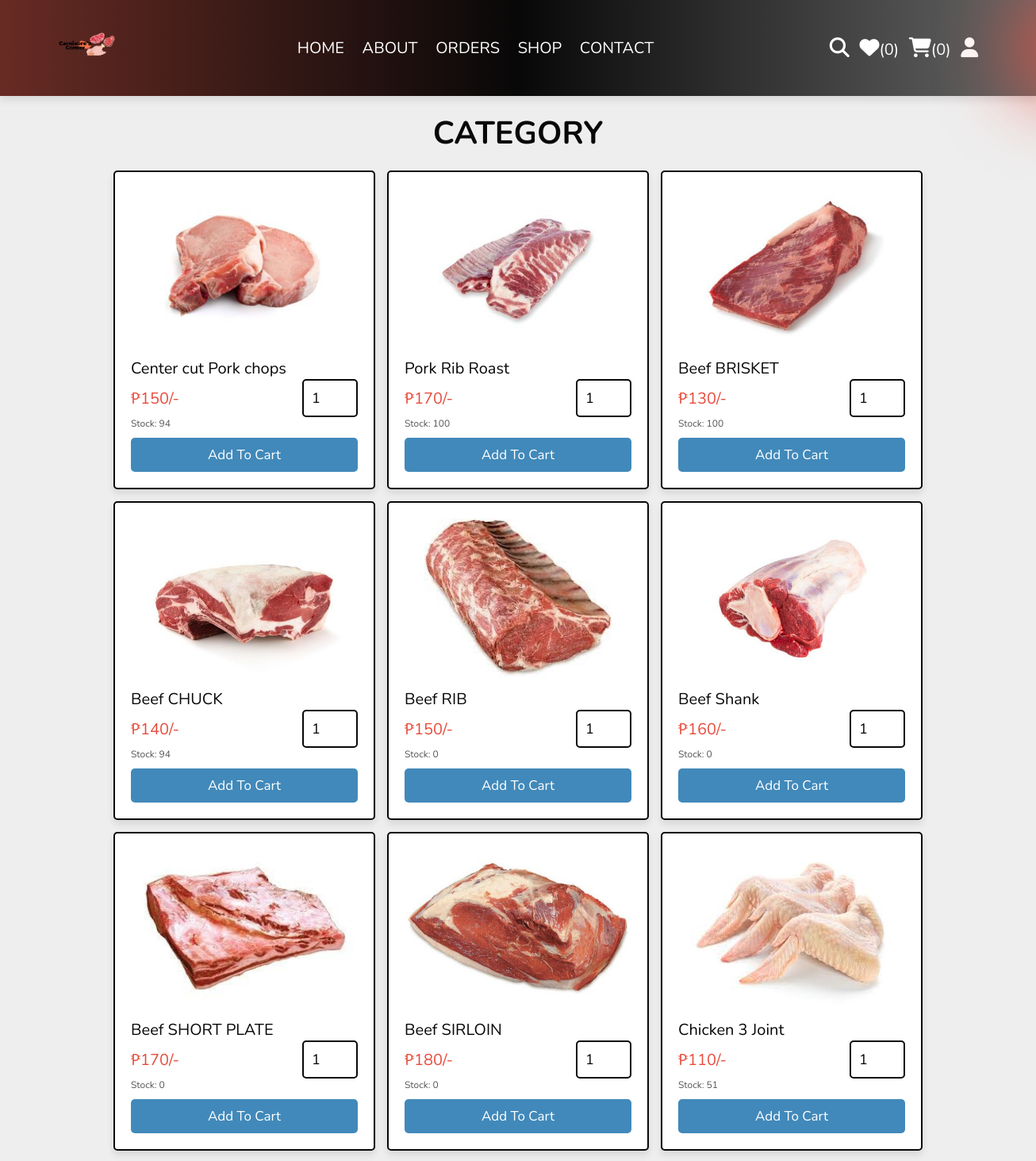
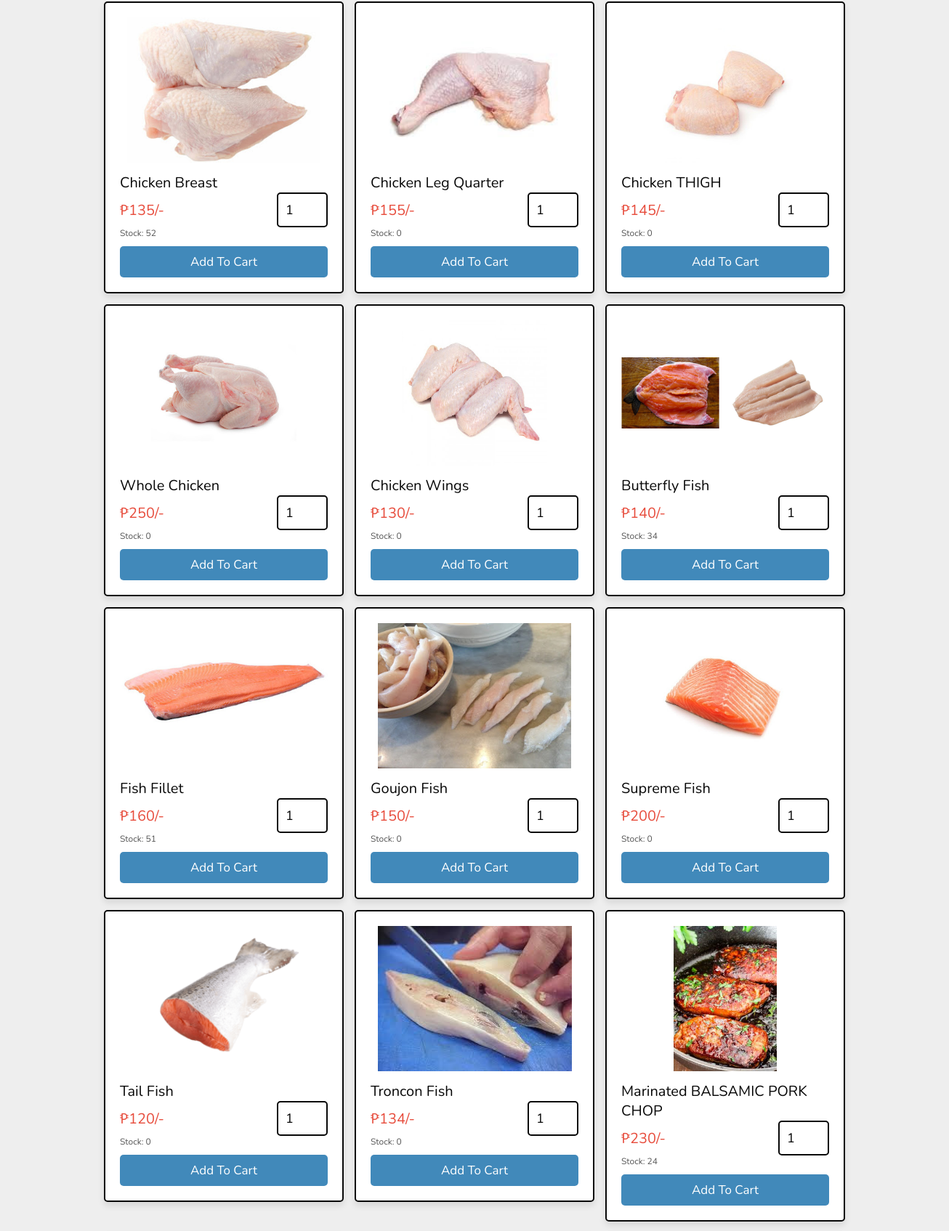
The app's page /category.php (upper part) with its own data (2 pictures, top to bottom).
### tables this page shows
CREATE TABLE `products` (
  `id` int(100) NOT NULL,
  `name` varchar(100) NOT NULL,
  `details` varchar(500) NOT NULL,
  `price` int(10) NOT NULL,
  `image_01` varchar(100) NOT NULL,
  `image_02` varchar(100) NOT NULL,
  `image_03` varchar(100) NOT NULL,
  `stock` int(11) NOT NULL DEFAULT 0,
  `category` varchar(255) DEFAULT NULL,
  `created_at` timestamp NOT NULL DEFAULT current_timestamp()
);

### category.php (the view, shortened to what this page needs)
<?php
include 'components/connect.php';
?>
<!DOCTYPE html>
<html lang="en">
<head>
   <link rel="stylesheet" href="https://cdnjs.cloudflare.com/ajax/libs/font-awesome/6.1.1/css/all.min.css">
   <link rel="stylesheet" href="css/style.css">
</head>
<body>
<?php include 'components/user_header.php'; ?>
<section class="products">
   <h1 class="heading">category</h1>
   <div class="box-container">
   <?php
     $category = $_GET['category'];
     $select_products = $conn->prepare("SELECT * FROM `products` WHERE name LIKE '%{$category}%'");
     $select_products->execute();
     if($select_products->rowCount() > 0){
      while($fetch_product = $select_products->fetch(PDO::FETCH_ASSOC)){
   ?>
   <form action="" method="post" class="box">
      <img src="uploaded_img/<?= $fetch_product['image_01']; ?>" alt="">
      <div class="name"><?= $fetch_product['name']; ?></div>
      <div class="flex">
         <div class="price"><span>₱</span><?= $fetch_product['price']; ?><span>/-</span></div>
         <input type="number" name="qty" class="qty" min="1" max="99" onkeypress="if(this.value.length == 2) return false;" value="1">
      </div>
      <div class="stock" style="font-size: 1.2em; color: #555;">Stock: <?= $fetch_product['stock']; ?></div>
      <input type="submit" value="add to cart" class="btn" name="add_to_cart">
   </form>
   <?php
      }
   }else{
      echo '<p class="empty">no products found!</p>';
   }
   ?>
   </div>
</section>
</body>
</html>

### css/style.css (style rules this page uses)
:root { --main-color:#0665a5c2; --orange:#f39c12; --red:#e74c3c; --red2:#681a11c7; --black:#080808; --white:#fff; --light-color:#666; --light-bg:#eee; --border:.2rem solid var(--black); --box-shadow:0 .5rem 1rem rgba(0,0,0,.1); --lightblue:#139af5c2; --color1:#d4d4d4; --color2:#707070; --color3:#1f1f1f; --color4:#731010; --color5:#a80000; }
* { font-family: 'Nunito', sans-serif; margin:0; padding:0; box-sizing: border-box; outline: none; border:none; text-decoration: none; }
html { font-size: 62.5%; overflow-x: hidden; }
body { background-color: var(--light-bg); }
section { padding:2rem; max-width: 1200px; margin:0 auto; }
.heading { font-size: 4rem; color:var(--black); margin-bottom: 2rem; text-align: center; text-transform: uppercase; }
.btn, .delete-btn, .option-btn { display: block; width: 100%; margin-top: 1rem; border-radius: .5rem; padding:1rem 3rem; font-size: 1.7rem; text-transform: capitalize; color:var(--white); cursor: pointer; text-align: center; }
.btn { background-color: var(--main-color); }
.products .box-container { display: grid; grid-template-columns: repeat(auto-fit, 33rem); gap:1.5rem; justify-content: center; align-items: flex-start; }
.products .box-container .box { position: relative; background-color: var(--white); box-shadow: var(--box-shadow); border-radius: .5rem; border:var(--border); padding:2rem; overflow: hidden; }
.products .box-container .box img { height: 20rem; width: 100%; object-fit: contain; margin-bottom: 1rem; }
.products .box-container .box .name { font-size: 2rem; color:var(--black); }
.products .box-container .box .flex { display: flex; align-items: center; gap:1rem; }
.products .box-container .box .flex .qty { width: 7rem; padding:1rem; border:var(--border); font-size: 1.8rem; color:var(--black); border-radius: .5rem; }
.products .box-container .box .flex .price { font-size: 2rem; color:var(--red); margin-right: auto; }

### records on screen
products: image_01 (picture), name "Center cut Pork chops", price "150", stock "94"
products: image_01 (picture), name "Pork Rib Roast", price "170", stock "100"
products: image_01 (picture), name "Beef BRISKET", price "130", stock "100"
products: image_01 (picture), name "Beef CHUCK", price "140", stock "94"
products: image_01 (picture), name "Beef RIB", price "150", stock "0"
products: image_01 (picture), name "Beef Shank", price "160", stock "0"
products: image_01 (picture), name "Beef SHORT PLATE", price "170", stock "0"
products: image_01 (picture), name "Beef SIRLOIN", price "180", stock "0"
products: image_01 (picture), name "Chicken 3 Joint", price "110", stock "51"
products: image_01 (picture), name "Chicken Breast", price "135", stock "52"
products: image_01 (picture), name "Chicken Leg Quarter", price "155", stock "0"
products: image_01 (picture), name "Chicken THIGH", price "145", stock "0"
products: image_01 (picture), name "Whole Chicken", price "250", stock "0"
products: image_01 (picture), name "Chicken Wings", price "130", stock "0"
products: image_01 (picture), name "Butterfly Fish", price "140", stock "34"
products: image_01 (picture), name "Fish Fillet", price "160", stock "51"
products: image_01 (picture), name "Goujon Fish", price "150", stock "0"
products: image_01 (picture), name "Supreme Fish", price "200", stock "0"
products: image_01 (picture), name "Tail Fish", price "120", stock "0"
products: image_01 (picture), name "Troncon Fish", price "134", stock "0"
products: image_01 (picture), name "Marinated BALSAMIC PORK CHOP", price "230", stock "24"

### other values on screen
$total_wishlist_counts "0"
$total_cart_counts "0"
